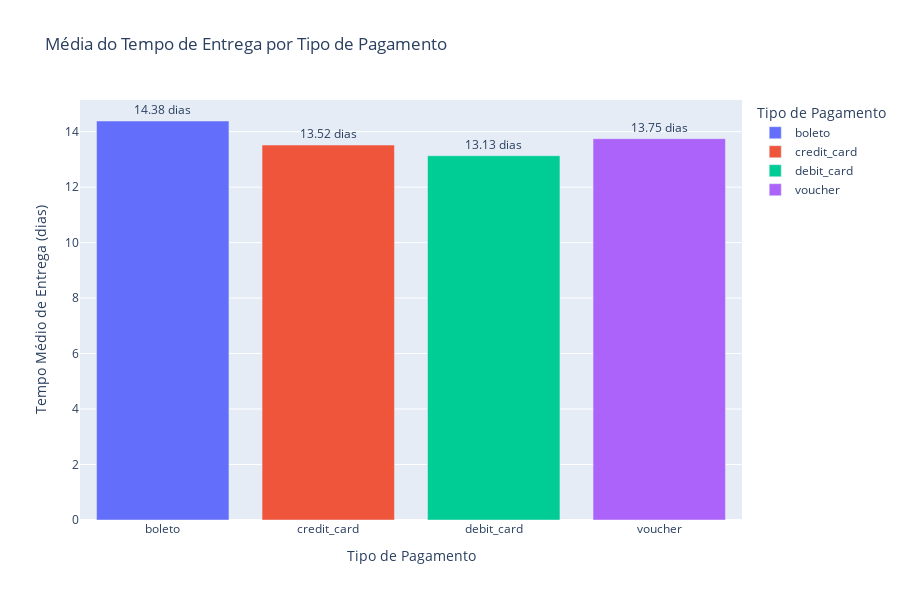

The code cell stored with this chart in its notebook:
### Markdown cell above
#### Tempo de entrega pelo tipo de pagamento

### Code cell
# Calcular a média do tempo de entrega para cada tipo de pagamento
media_tempo_entrega_pagamento = df.groupby('payment_type')['delivery_time'].mean().reset_index()

fig = px.bar(media_tempo_entrega_pagamento, x = 'payment_type', y = 'delivery_time', title='Média do Tempo de Entrega por Tipo de Pagamento',
            labels={'payment_type': 'Tipo de Pagamento', 'delivery_time': 'Tempo Médio de Entrega (dias)'},
            color='payment_type', color_discrete_sequence=px.colors.qualitative.Plotly)

fig.update_traces(texttemplate='%{y:.2f} dias', textposition='outside')

fig.update_layout(height=600)

fig.show()

### Figure 1 — Plotly figure (JSON) as saved in the notebook; plotly's stock layout.template omitted (floating-point values rounded to 4 significant figures)
{"data": [{"alignmentgroup": "True", "hovertemplate": "Tipo de Pagamento=%{x}<br>Tempo Médio de Entrega (dias)=%{y}<extra></extra>", "legendgroup": "boleto", "marker": {"color": "#636EFA", "pattern": {"shape": ""}}, "name": "boleto", "offsetgroup": "boleto", "orientation": "v", "showlegend": true, "textposition": "outside", "texttemplate": "%{y:.2f} dias", "type": "bar", "x": ["boleto"], "xaxis": "x", "y": [14.38], "yaxis": "y"}, {"alignmentgroup": "True", "hovertemplate": "Tipo de Pagamento=%{x}<br>Tempo Médio de Entrega (dias)=%{y}<extra></extra>", "legendgroup": "credit_card", "marker": {"color": "#EF553B", "pattern": {"shape": ""}}, "name": "credit_card", "offsetgroup": "credit_card", "orientation": "v", "showlegend": true, "textposition": "outside", "texttemplate": "%{y:.2f} dias", "type": "bar", "x": ["credit_card"], "xaxis": "x", "y": [13.52], "yaxis": "y"}, {"alignmentgroup": "True", "hovertemplate": "Tipo de Pagamento=%{x}<br>Tempo Médio de Entrega (dias)=%{y}<extra></extra>", "legendgroup": "debit_card", "marker": {"color": "#00CC96", "pattern": {"shape": ""}}, "name": "debit_card", "offsetgroup": "debit_card", "orientation": "v", "showlegend": true, "textposition": "outside", "texttemplate": "%{y:.2f} dias", "type": "bar", "x": ["debit_card"], "xaxis": "x", "y": [13.13], "yaxis": "y"}, {"alignmentgroup": "True", "hovertemplate": "Tipo de Pagamento=%{x}<br>Tempo Médio de Entrega (dias)=%{y}<extra></extra>", "legendgroup": "voucher", "marker": {"color": "#AB63FA", "pattern": {"shape": ""}}, "name": "voucher", "offsetgroup": "voucher", "orientation": "v", "showlegend": true, "textposition": "outside", "texttemplate": "%{y:.2f} dias", "type": "bar", "x": ["voucher"], "xaxis": "x", "y": [13.75], "yaxis": "y"}], "layout": {"barmode": "relative", "height": 600, "legend": {"title": {"text": "Tipo de Pagamento"}, "tracegroupgap": 0}, "title": {"text": "Média do Tempo de Entrega por Tipo de Pagamento"}, "xaxis": {"anchor": "y", "categoryarray": ["boleto", "credit_card", "debit_card", "voucher"], "categoryorder": "array", "domain": [0, 1], "title": {"text": "Tipo de Pagamento"}}, "yaxis": {"anchor": "x", "domain": [0, 1], "title": {"text": "Tempo Médio de Entrega (dias)"}}}}
